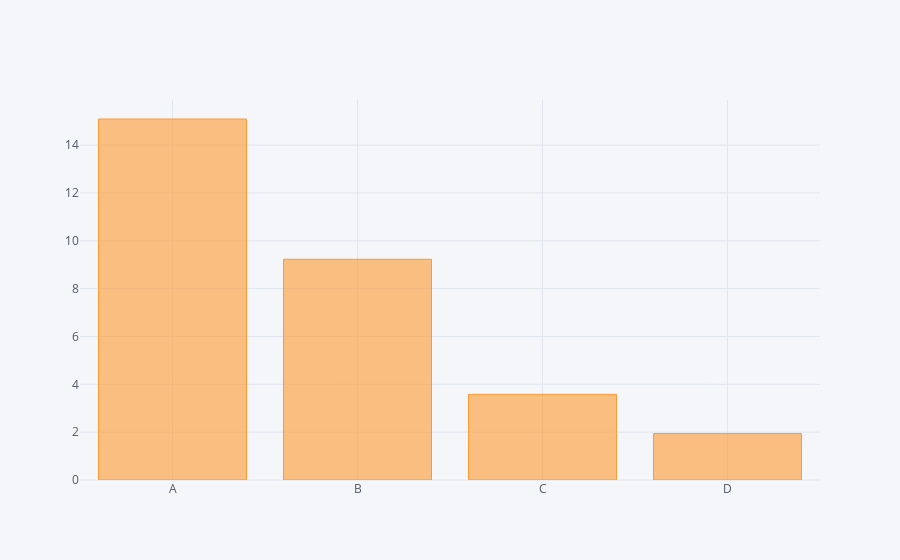

Source (notebook cell):
### Code cell
df.sum().iplot(kind='bar')

### Figure 1 — Plotly figure (JSON) as saved in the notebook; plotly's stock layout.template omitted (floating-point values rounded to 4 significant figures)
{"data": [{"marker": {"color": "rgba(255, 153, 51, 0.6)", "line": {"color": "rgba(255, 153, 51, 1.0)", "width": 1}}, "name": "None", "orientation": "v", "text": "", "type": "bar", "uid": "679fbc26-bffe-49a3-a0d1-fce068b43009", "x": ["A", "B", "C", "D"], "y": [15.09, 9.23, 3.581, 1.942]}], "layout": {"legend": {"bgcolor": "#F5F6F9", "font": {"color": "#4D5663"}}, "paper_bgcolor": "#F5F6F9", "plot_bgcolor": "#F5F6F9", "title": {"font": {"color": "#4D5663"}}, "xaxis": {"gridcolor": "#E1E5ED", "showgrid": true, "tickfont": {"color": "#4D5663"}, "title": {"font": {"color": "#4D5663"}, "text": ""}, "zerolinecolor": "#E1E5ED"}, "yaxis": {"gridcolor": "#E1E5ED", "showgrid": true, "tickfont": {"color": "#4D5663"}, "title": {"font": {"color": "#4D5663"}, "text": ""}, "zerolinecolor": "#E1E5ED"}}}
